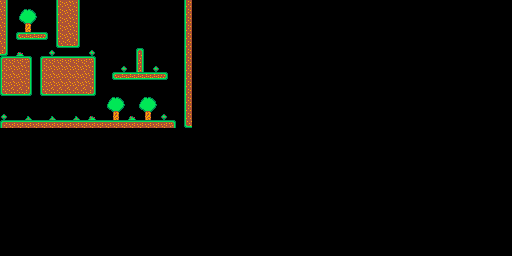

Tiled map render using the project's own tile images. Description and the whole map definition, tile-layer contents included, below:
An orthogonal 64x32 tile map with 8x8 px tiles, 1 tile layer (Layer_1).

<map version="1.2" tiledversion="1.2.1" orientation="orthogonal" renderorder="left-down" width="64" height="32" tilewidth="8" tileheight="8" infinite="0" nextlayerid="4" nextobjectid="1">
 <tileset firstgid="1" name="tiles" tilewidth="8" tileheight="8" tilecount="256" columns="16">
  <image source="tiles.png" width="128" height="128" />
 </tileset>
 <layer id="3" name="Layer_1" width="64" height="32">
  <data encoding="csv">
20,0,0,0,0,0,0,18,19,20,0,0,0,0,0,0,0,0,0,0,0,0,0,18,0,0,0,0,0,0,0,0,0,0,0,0,0,0,0,0,0,0,0,0,0,0,0,0,0,0,0,0,0,0,0,0,0,0,0,0,0,0,0,0,
20,0,99,100,101,0,0,18,19,20,0,0,0,0,0,0,0,0,0,0,0,0,0,18,0,0,0,0,0,0,0,0,0,0,0,0,0,0,0,0,0,0,0,0,0,0,0,0,0,0,0,0,0,0,0,0,0,0,0,0,0,0,0,0,
20,0,115,116,117,0,0,18,19,20,0,0,0,0,0,0,0,0,0,0,0,0,0,18,0,0,0,0,0,0,0,0,0,0,0,0,0,0,0,0,0,0,0,0,0,0,0,0,0,0,0,0,0,0,0,0,0,0,0,0,0,0,0,0,
20,0,0,132,0,0,0,18,19,20,0,0,0,0,0,0,0,0,0,0,0,0,0,18,0,0,0,0,0,0,0,0,0,0,0,0,0,0,0,0,0,0,0,0,0,0,0,0,0,0,0,0,0,0,0,0,0,0,0,0,0,0,0,0,
20,0,5,6,6,7,0,18,19,20,0,0,0,0,0,0,0,0,0,0,0,0,0,18,0,0,0,0,0,0,0,0,0,0,0,0,0,0,0,0,0,0,0,0,0,0,0,0,0,0,0,0,0,0,0,0,0,0,0,0,0,0,0,0,
20,0,0,0,0,0,0,34,35,36,0,0,0,0,0,0,0,0,0,0,0,0,0,18,0,0,0,0,0,0,0,0,0,0,0,0,0,0,0,0,0,0,0,0,0,0,0,0,0,0,0,0,0,0,0,0,0,0,0,0,0,0,0,0,
36,0,22,0,0,0,23,0,0,0,0,23,0,0,0,0,0,8,0,0,0,0,0,18,0,0,0,0,0,0,0,0,0,0,0,0,0,0,0,0,0,0,0,0,0,0,0,0,0,0,0,0,0,0,0,0,0,0,0,0,0,0,0,0,
2,3,3,4,0,2,3,3,3,3,3,4,0,0,0,0,0,9,0,0,0,0,0,18,0,0,0,0,0,0,0,0,0,0,0,0,0,0,0,0,0,0,0,0,0,0,0,0,0,0,0,0,0,0,0,0,0,0,0,0,0,0,0,0,
18,19,19,20,0,18,19,19,19,19,19,20,0,0,0,23,0,9,0,23,0,0,0,18,0,0,0,0,0,0,0,0,0,0,0,0,0,0,0,0,0,0,0,0,0,0,0,0,0,0,0,0,0,0,0,0,0,0,0,0,0,0,0,0,
18,19,19,20,0,18,19,19,19,19,19,20,0,0,5,6,6,6,6,6,7,0,0,18,0,0,0,0,0,0,0,0,0,0,0,0,0,0,0,0,0,0,0,0,0,0,0,0,0,0,0,0,0,0,0,0,0,0,0,0,0,0,0,0,
18,19,19,20,0,18,19,19,19,19,19,20,0,0,0,0,0,0,0,0,0,0,0,18,0,0,0,0,0,0,0,0,0,0,0,0,0,0,0,0,0,0,0,0,0,0,0,0,0,0,0,0,0,0,0,0,0,0,0,0,0,0,0,0,
34,35,35,36,0,34,35,35,35,35,35,36,0,0,0,0,0,0,0,0,0,0,0,18,0,0,0,0,0,0,0,0,0,0,0,0,0,0,0,0,0,0,0,0,0,0,0,0,0,0,0,0,0,0,0,0,0,0,0,0,0,0,0,0,
0,0,0,0,0,0,0,0,0,0,0,0,0,99,100,101,0,99,100,101,0,0,0,18,0,0,0,0,0,0,0,0,0,0,0,0,0,0,0,0,0,0,0,0,0,0,0,0,0,0,0,0,0,0,0,0,0,0,0,0,0,0,0,0,
0,0,0,0,0,0,0,0,0,0,0,0,0,115,116,117,0,115,116,117,0,0,0,18,0,0,0,0,0,0,0,0,0,0,0,0,0,0,0,0,0,0,0,0,0,0,0,0,0,0,0,0,0,0,0,0,0,0,0,0,0,0,0,0,
23,0,0,21,0,0,21,0,0,21,0,22,0,131,132,133,22,131,132,133,23,0,0,18,0,0,0,0,0,0,0,0,0,0,0,0,0,0,0,0,0,0,0,0,0,0,0,0,0,0,0,0,0,0,0,0,0,0,0,0,0,0,0,0,
2,3,3,3,3,3,3,3,3,3,3,3,3,3,3,3,3,3,3,3,3,4,0,34,0,0,0,0,0,0,0,0,0,0,0,0,0,0,0,0,0,0,0,0,0,0,0,0,0,0,0,0,0,0,0,0,0,0,0,0,0,0,0,0,
0,0,0,0,0,0,0,0,0,0,0,0,0,0,0,0,0,0,0,0,0,0,0,0,0,0,0,0,0,0,0,0,0,0,0,0,0,0,0,0,0,0,0,0,0,0,0,0,0,0,0,0,0,0,0,0,0,0,0,0,0,0,0,0,
0,0,0,0,0,0,0,0,0,0,0,0,0,0,0,0,0,0,0,0,0,0,0,0,0,0,0,0,0,0,0,0,0,0,0,0,0,0,0,0,0,0,0,0,0,0,0,0,0,0,0,0,0,0,0,0,0,0,0,0,0,0,0,0,
0,0,0,0,0,0,0,0,0,0,0,0,0,0,0,0,0,0,0,0,0,0,0,0,0,0,0,0,0,0,0,0,0,0,0,0,0,0,0,0,0,0,0,0,0,0,0,0,0,0,0,0,0,0,0,0,0,0,0,0,0,0,0,0,
0,0,0,0,0,0,0,0,0,0,0,0,0,0,0,0,0,0,0,0,0,0,0,0,0,0,0,0,0,0,0,0,0,0,0,0,0,0,0,0,0,0,0,0,0,0,0,0,0,0,0,0,0,0,0,0,0,0,0,0,0,0,0,0,
0,0,0,0,0,0,0,0,0,0,0,0,0,0,0,0,0,0,0,0,0,0,0,0,0,0,0,0,0,0,0,0,0,0,0,0,0,0,0,0,0,0,0,0,0,0,0,0,0,0,0,0,0,0,0,0,0,0,0,0,0,0,0,0,
0,0,0,0,0,0,0,0,0,0,0,0,0,0,0,0,0,0,0,0,0,0,0,0,0,0,0,0,0,0,0,0,0,0,0,0,0,0,0,0,0,0,0,0,0,0,0,0,0,0,0,0,0,0,0,0,0,0,0,0,0,0,0,0,
0,0,0,0,0,0,0,0,0,0,0,0,0,0,0,0,0,0,0,0,0,0,0,0,0,0,0,0,0,0,0,0,0,0,0,0,0,0,0,0,0,0,0,0,0,0,0,0,0,0,0,0,0,0,0,0,0,0,0,0,0,0,0,0,
0,0,0,0,0,0,0,0,0,0,0,0,0,0,0,0,0,0,0,0,0,0,0,0,0,0,0,0,0,0,0,0,0,0,0,0,0,0,0,0,0,0,0,0,0,0,0,0,0,0,0,0,0,0,0,0,0,0,0,0,0,0,0,0,
0,0,0,0,0,0,0,0,0,0,0,0,0,0,0,0,0,0,0,0,0,0,0,0,0,0,0,0,0,0,0,0,0,0,0,0,0,0,0,0,0,0,0,0,0,0,0,0,0,0,0,0,0,0,0,0,0,0,0,0,0,0,0,0,
0,0,0,0,0,0,0,0,0,0,0,0,0,0,0,0,0,0,0,0,0,0,0,0,0,0,0,0,0,0,0,0,0,0,0,0,0,0,0,0,0,0,0,0,0,0,0,0,0,0,0,0,0,0,0,0,0,0,0,0,0,0,0,0,
0,0,0,0,0,0,0,0,0,0,0,0,0,0,0,0,0,0,0,0,0,0,0,0,0,0,0,0,0,0,0,0,0,0,0,0,0,0,0,0,0,0,0,0,0,0,0,0,0,0,0,0,0,0,0,0,0,0,0,0,0,0,0,0,
0,0,0,0,0,0,0,0,0,0,0,0,0,0,0,0,0,0,0,0,0,0,0,0,0,0,0,0,0,0,0,0,0,0,0,0,0,0,0,0,0,0,0,0,0,0,0,0,0,0,0,0,0,0,0,0,0,0,0,0,0,0,0,0,
0,0,0,0,0,0,0,0,0,0,0,0,0,0,0,0,0,0,0,0,0,0,0,0,0,0,0,0,0,0,0,0,0,0,0,0,0,0,0,0,0,0,0,0,0,0,0,0,0,0,0,0,0,0,0,0,0,0,0,0,0,0,0,0,
0,0,0,0,0,0,0,0,0,0,0,0,0,0,0,0,0,0,0,0,0,0,0,0,0,0,0,0,0,0,0,0,0,0,0,0,0,0,0,0,0,0,0,0,0,0,0,0,0,0,0,0,0,0,0,0,0,0,0,0,0,0,0,0,
0,0,0,0,0,0,0,0,0,0,0,0,0,0,0,0,0,0,0,0,0,0,0,0,0,0,0,0,0,0,0,0,0,0,0,0,0,0,0,0,0,0,0,0,0,0,0,0,0,0,0,0,0,0,0,0,0,0,0,0,0,0,0,0,
0,0,0,0,0,0,0,0,0,0,0,0,0,0,0,0,0,0,0,0,0,0,0,0,0,0,0,0,0,0,0,0,0,0,0,0,0,0,0,0,0,0,0,0,0,0,0,0,0,0,0,0,0,0,0,0,0,0,0,0,0,0,0,0
</data>
 </layer>
</map>
